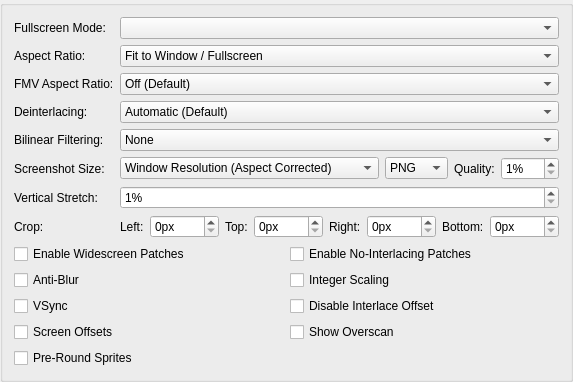
     <widget class="QGroupBox" name="gameDisplayTab">
      <attribute name="title">
       <string>Display</string>
      </attribute>
      <layout class="QFormLayout" name="formLayout_7">
       <item row="0" column="0">
        <widget class="QLabel" name="label_28">
         <property name="text">
          <string>Fullscreen Mode:</string>
         </property>
        </widget>
       </item>
       <item row="0" column="1">
        <widget class="QComboBox" name="fullscreenModes"/>
       </item>
       <item row="1" column="0">
        <widget class="QLabel" name="label_27">
         <property name="text">
          <string>Aspect Ratio:</string>
         </property>
        </widget>
       </item>
       <item row="1" column="1">
        <widget class="QComboBox" name="aspectRatio">
         <item>
          <property name="text">
           <string>Fit to Window / Fullscreen</string>
          </property>
         </item>
         <item>
          <property name="text">
           <string>Auto Standard (4:3 Interlaced / 3:2 Progressive)</string>
          </property>
         </item>
         <item>
          <property name="text">
           <string>Standard (4:3)</string>
          </property>
         </item>
         <item>
          <property name="text">
           <string>Widescreen (16:9)</string>
          </property>
         </item>
        </widget>
       </item>
       <item row="2" column="0">
        <widget class="QLabel" name="label_22">
         <property name="text">
          <string>FMV Aspect Ratio:</string>
         </property>
        </widget>
       </item>
       <item row="2" column="1">
        <widget class="QComboBox" name="fmvAspectRatio">
         <item>
          <property name="text">
           <string>Off (Default)</string>
          </property>
         </item>
         <item>
          <property name="text">
           <string>Auto Standard (4:3 Interlaced / 3:2 Progressive)</string>
          </property>
         </item>
         <item>
          <property name="text">
           <string>Standard (4:3)</string>
          </property>
         </item>
         <item>
          <property name="text">
           <string>Widescreen (16:9)</string>
          </property>
         </item>
        </widget>
       </item>
       <item row="3" column="0">
        <widget class="QLabel" name="label_23">
         <property name="text">
          <string>Deinterlacing:</string>
         </property>
        </widget>
       </item>
       <item row="3" column="1">
        <widget class="QComboBox" name="interlacing">
         <item>
          <property name="text">
           <string>Automatic (Default)</string>
          </property>
         </item>
         <item>
          <property name="text">
           <string>No Deinterlacing</string>
          </property>
         </item>
         <item>
          <property name="text">
           <string extracomment="Weave: deinterlacing method that can be translated or left as-is in English. Sawtooth: refers to the jagged effect weave deinterlacing has on motion.">Weave (Top Field First, Sawtooth)</string>
          </property>
         </item>
         <item>
          <property name="text">
           <string extracomment="Weave: deinterlacing method that can be translated or left as-is in English. Sawtooth: refers to the jagged effect weave deinterlacing has on motion.">Weave (Bottom Field First, Sawtooth)</string>
          </property>
         </item>
         <item>
          <property name="text">
           <string extracomment="Bob: deinterlacing method that refers to the way it makes video look like it's bobbing up and down.">Bob (Top Field First, Full Frames)</string>
          </property>
         </item>
         <item>
          <property name="text">
           <string extracomment="Bob: deinterlacing method that refers to the way it makes video look like it's bobbing up and down.">Bob (Bottom Field First, Full Frames)</string>
          </property>
         </item>
         <item>
          <property name="text">
           <string extracomment="Blend: deinterlacing method that blends the colors of the two frames, can be translated or left as-is in English.">Blend (Top Field First, Merge 2 Fields)</string>
          </property>
         </item>
         <item>
          <property name="text">
           <string extracomment="Blend: deinterlacing method that blends the colors of the two frames, can be translated or left as-is in English.">Blend (Bottom Field First, Merge 2 Fields)</string>
          </property>
         </item>
         <item>
          <property name="text">
           <string extracomment="Adaptive: deinterlacing method that should be translated.">Adaptive (Top Field First, Similar to Bob + Weave)</string>
          </property>
         </item>
         <item>
          <property name="text">
           <string extracomment="Adaptive: deinterlacing method that should be translated.">Adaptive (Bottom Field First, Similar to Bob + Weave)</string>
          </property>
         </item>
        </widget>
       </item>
       <item row="4" column="0">
        <widget class="QLabel" name="label_18">
         <property name="text">
          <string>Bilinear Filtering:</string>
         </property>
        </widget>
       </item>
       <item row="4" column="1">
        <widget class="QComboBox" name="bilinearFiltering">
         <item>
          <property name="text">
           <string>None</string>
          </property>
         </item>
         <item>
          <property name="text">
           <string extracomment="Smooth: Refers to the texture clarity.">Bilinear (Smooth)</string>
          </property>
         </item>
         <item>
          <property name="text">
           <string extracomment="Sharp: Refers to the texture clarity.">Bilinear (Sharp)</string>
          </property>
         </item>
        </widget>
       </item>
       <item row="6" column="0">
        <widget class="QLabel" name="label_24">
         <property name="text">
          <string>Vertical Stretch:</string>
         </property>
        </widget>
       </item>
       <item row="6" column="1">
        <widget class="QSpinBox" name="stretchY">
         <property name="suffix">
          <string extracomment="Percentage sign that shows next to a value. You might want to add a space before if your language requires it.">%</string>
         </property>
         <property name="minimum">
          <number>1</number>
         </property>
         <property name="maximum">
          <number>300</number>
         </property>
        </widget>
       </item>
       <item row="7" column="0">
        <widget class="QLabel" name="label_26">
         <property name="text">
          <string>Crop:</string>
         </property>
        </widget>
       </item>
       <item row="7" column="1">
        <layout class="QHBoxLayout" name="horizontalLayout_3" stretch="0,1,0,1,0,1,0,1">
         <item>
          <widget class="QLabel" name="label_39">
           <property name="text">
            <string extracomment="Warning: short space constraints. Abbreviate if necessary.">Left:</string>
           </property>
          </widget>
         </item>
         <item>
          <widget class="QSpinBox" name="cropLeft">
           <property name="suffix">
            <string>px</string>
           </property>
           <property name="maximum">
            <number>1000</number>
           </property>
          </widget>
         </item>
         <item>
          <widget class="QLabel" name="label_25">
           <property name="text">
            <string extracomment="Warning: short space constraints. Abbreviate if necessary.">Top:</string>
           </property>
          </widget>
         </item>
         <item>
          <widget class="QSpinBox" name="cropTop">
           <property name="suffix">
            <string>px</string>
           </property>
           <property name="maximum">
            <number>1000</number>
           </property>
          </widget>
         </item>
         <item>
          <widget class="QLabel" name="label_40">
           <property name="text">
            <string extracomment="Warning: short space constraints. Abbreviate if necessary.">Right:</string>
           </property>
          </widget>
         </item>
         <item>
          <widget class="QSpinBox" name="cropRight">
           <property name="suffix">
            <string>px</string>
           </property>
           <property name="maximum">
            <number>1000</number>
           </property>
          </widget>
         </item>
         <item>
          <widget class="QLabel" name="label_41">
           <property name="text">
            <string extracomment="Warning: short space constraints. Abbreviate if necessary.">Bottom:</string>
           </property>
          </widget>
         </item>
         <item>
          <widget class="QSpinBox" name="cropBottom">
           <property name="suffix">
            <string>px</string>
           </property>
           <property name="maximum">
            <number>1000</number>
           </property>
          </widget>
         </item>
        </layout>
       </item>
       <item row="8" column="0" colspan="2">
        <layout class="QGridLayout" name="displayGridLayout">
         <item row="3" column="0">
          <widget class="QCheckBox" name="PCRTCOffsets">
           <property name="text">
            <string>Screen Offsets</string>
           </property>
          </widget>
         </item>
         <item row="1" column="1">
          <widget class="QCheckBox" name="integerScaling">
           <property name="text">
            <string>Integer Scaling</string>
           </property>
          </widget>
         </item>
         <item row="2" column="0">
          <widget class="QCheckBox" name="vsync">
           <property name="text">
            <string>VSync</string>
           </property>
          </widget>
         </item>
         <item row="3" column="1">
          <widget class="QCheckBox" name="PCRTCOverscan">
           <property name="text">
            <string>Show Overscan</string>
           </property>
          </widget>
         </item>
         <item row="0" column="0">
          <widget class="QCheckBox" name="widescreenPatches">
           <property name="text">
            <string>Enable Widescreen Patches</string>
           </property>
          </widget>
         </item>
         <item row="0" column="1">
          <widget class="QCheckBox" name="noInterlacingPatches">
           <property name="text">
            <string>Enable No-Interlacing Patches</string>
           </property>
          </widget>
         </item>
         <item row="1" column="0">
          <widget class="QCheckBox" name="PCRTCAntiBlur">
           <property name="text">
            <string>Anti-Blur</string>
           </property>
           <property name="shortcut">
            <string>Ctrl+S</string>
           </property>
          </widget>
         </item>
         <item row="2" column="1">
          <widget class="QCheckBox" name="DisableInterlaceOffset">
           <property name="text">
            <string>Disable Interlace Offset</string>
           </property>
          </widget>
         </item>
         <item row="4" column="0">
          <widget class="QCheckBox" name="PreRoundSprites">
           <property name="toolTip">
            <string>Attempts to pre-round sprite texel coordinates to resolve rounding issues. Helpful for games such as Beyond Good and Evil, and Manhunt</string>
           </property>
           <property name="text">
            <string>Pre-Round Sprites</string>
           </property>
          </widget>
         </item>
        </layout>
       </item>
       <item row="5" column="0">
        <widget class="QLabel" name="label_21">
         <property name="text">
          <string>Screenshot Size:</string>
         </property>
        </widget>
       </item>
       <item row="5" column="1">
        <layout class="QHBoxLayout" name="horizontalLayout_2" stretch="1,0,0,0">
         <item>
          <widget class="QComboBox" name="screenshotSize">
           <item>
            <property name="text">
             <string>Window Resolution (Aspect Corrected)</string>
            </property>
           </item>
           <item>
            <property name="text">
             <string>Internal Resolution (Aspect Corrected)</string>
            </property>
           </item>
           <item>
            <property name="text">
             <string>Internal Resolution (No Aspect Correction)</string>
            </property>
           </item>
          </widget>
         </item>
         <item>
          <widget class="QComboBox" name="screenshotFormat">
           <item>
            <property name="text">
             <string>PNG</string>
            </property>
           </item>
           <item>
            <property name="text">
             <string>JPEG</string>
            </property>
           </item>
           <item>
            <property name="text">
             <string>WebP</string>
            </property>
           </item>
          </widget>
         </item>
         <item>
          <widget class="QLabel" name="label_44">
           <property name="text">
            <string>Quality:</string>
           </property>
          </widget>
         </item>
         <item>
          <widget class="QSpinBox" name="screenshotQuality">
           <property name="suffix">
            <string>%</string>
           </property>
           <property name="minimum">
            <number>1</number>
           </property>
           <property name="maximum">
            <number>100</number>
           </property>
          </widget>
         </item>
        </layout>
       </item>
      </layout>
     </widget>
